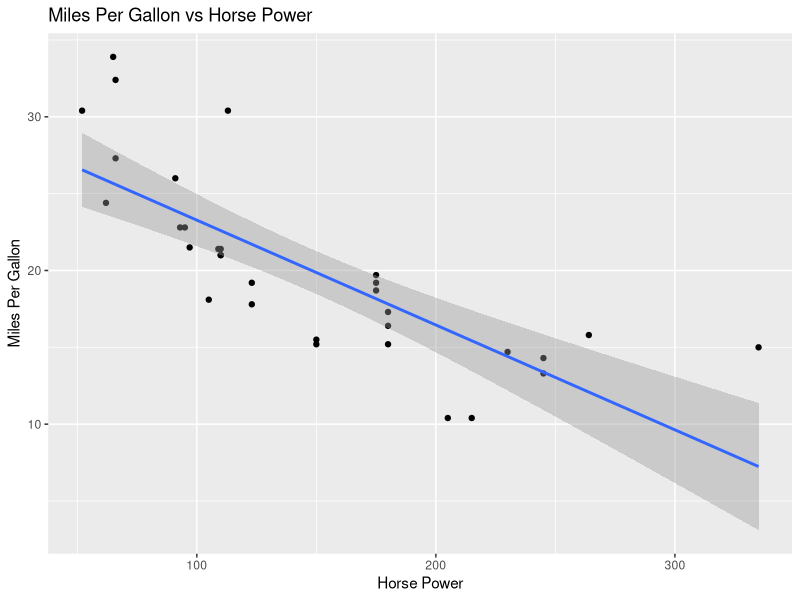
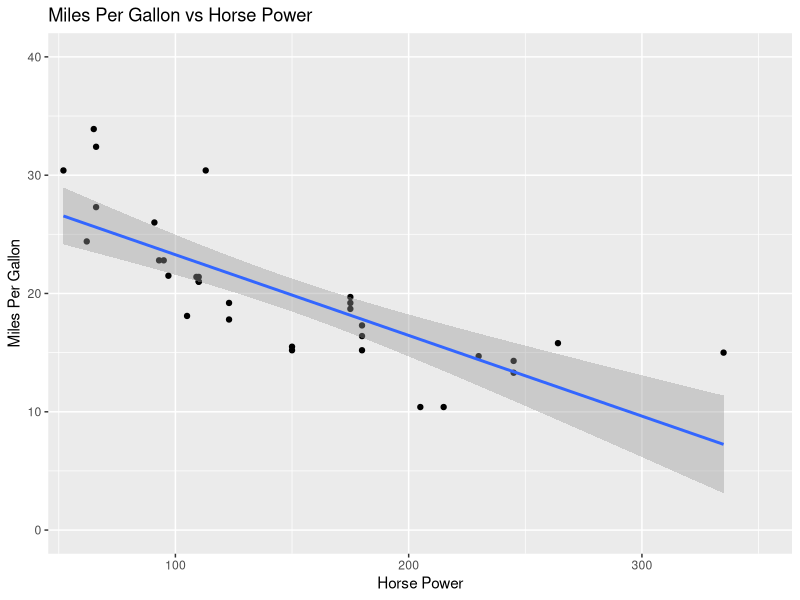
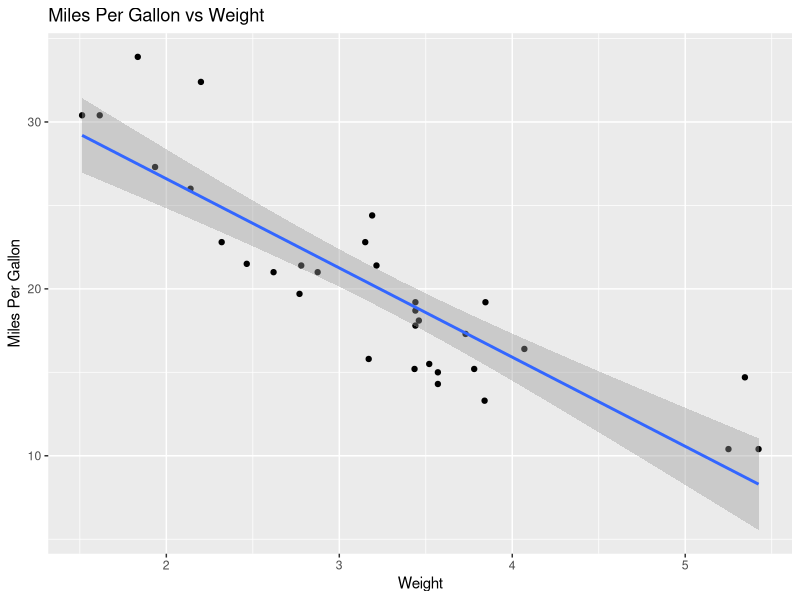
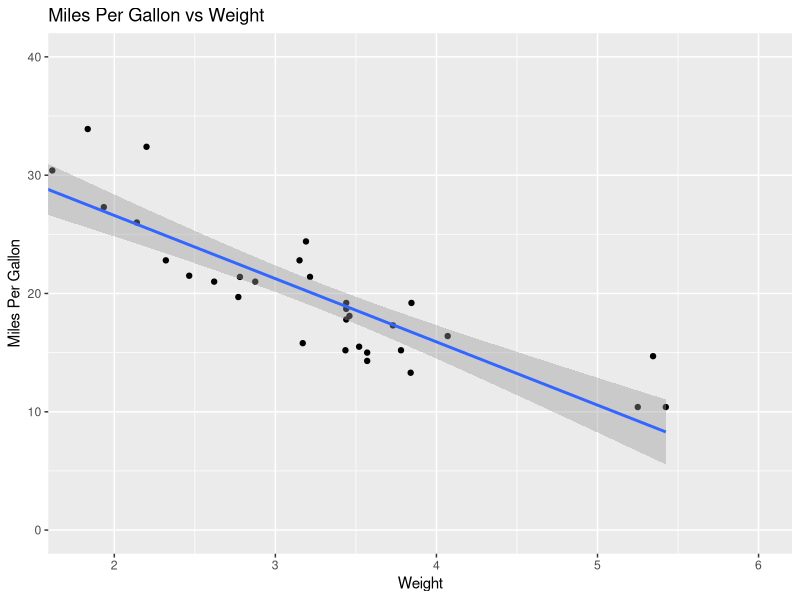
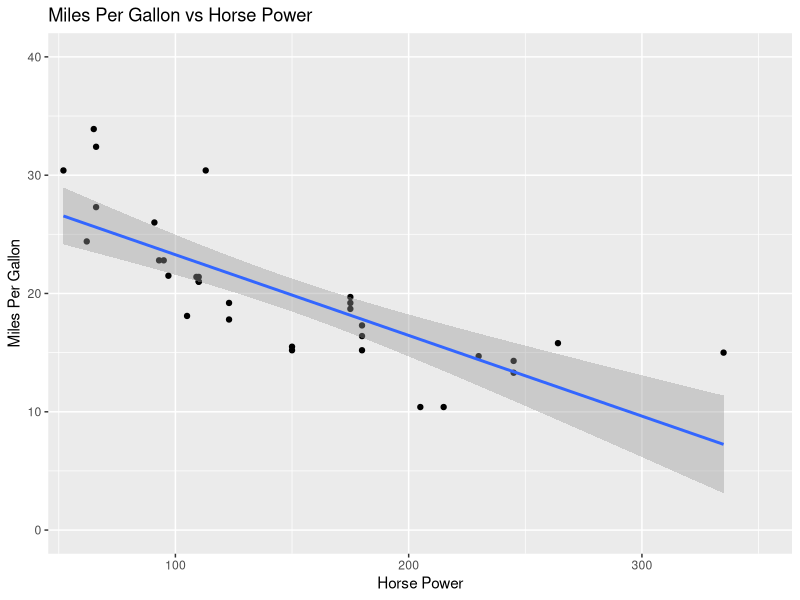
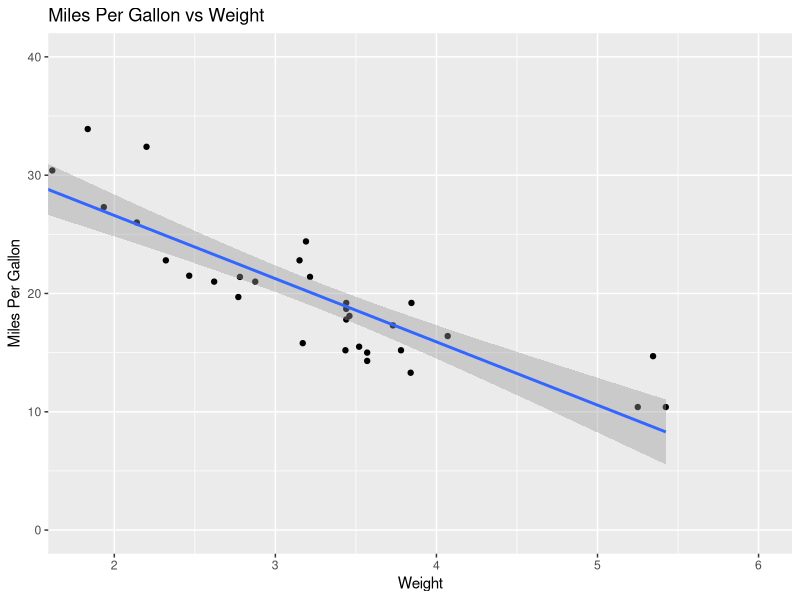

The R script that drew these images, in order: (Note: this script raises an error after producing the figures.)
data(mtcars)
str(mtcars)
?mtcars
library(ggplot2)
library(patchwork)

#Start Here.
data(mtcars)

#Subset automatic cars into autocar.
auto <- mtcars$am == 0
autocar <- mtcars[mtcars$am == 0,]

#Save as a CSV.
write.csv(autocar, "./automatic_mtcars.csv")

#My evil plot
p1 <- ggplot(mtcars, aes(x=hp,y=mpg)) + geom_point() + geom_smooth(method = "lm") +
  labs(title = "Miles Per Gallon vs Horse Power", x = "Horse Power", y = "Miles Per Gallon")
p1
p1 + coord_cartesian(xlim=c(60,350),ylim=c(0,40))

#Saving My Plot
ggsave("./mpg_vs_hp_auto.png", width = 6, height = 4, dpi = 700)

#My second evil plot. wt vs mpg
p2 <- ggplot(mtcars, aes(x=wt,y=mpg)) + geom_point() + geom_smooth(method = "lm") +
  labs(title = "Miles Per Gallon vs Weight", x = "Weight", y = "Miles Per Gallon")
p2
p2 + coord_cartesian(xlim=c(1.8,6),ylim=c(0,40))

#Saving This tiff
ggsave("./mpg_vs_wt_auto.tiff", width = 6, height = 4, dpi = 700)

#Subsetting disp <= 200 into petite
smiley <- mtcars$disp <= 200
petite <- mtcars[smiley == TRUE,]

#Saving petite
write.csv(petite, "./mtcars_max200_displ.csv")

#Find the max for hp mtcars, autocar and petite
mmtcars <- as.character(max(mtcars$hp))
mautocar <- as.character(max(autocar))
mpetite <- as.character(max(petite))

#get it into a .txt
add.strong[1:9] <- paste('The maximum horsepower for all cars in mtcars, automatic ', 
                      'cars in mtcars and mtcars with a displacement equal to ', 
                      'or less than two hundred are: ', mmtcars, 
                     ', ', mautocar, ' and ', mpetite, ' respectively.')

#I realize I did not have to do it like this now, did not when I made it.
line1 = "The maximum horsepower for all cars in mtcars and automatic "
line2 = "cars in mtcars and mtcars with a displacement equal to "
line3 = "or less than two hundred are: "
line4 = mmtcars
line5 = ", "
line6 = mautocar
line7 = " and "
line8 = mpetite
line9 = " respectively."
strong <- paste(line1,line2,line3,line4,line5,line6,line7,line8,line9)

#Saving the data as a sensible .txt file.
write(strong,"./hp_maximums.txt")

#Patchwork Plot
#?`patchwork-package

#First creating the plots
q1 <- ggplot(mtcars, aes(x=cyl,y=mpg, fill = as.factor(cyl))) +
  geom_violin() + labs(color = "Cylinder Count") + labs(fill = "Cylinder Count")

q2 <- ggplot(mtcars, aes(x=hp,y=mpg,color=as.factor(cyl))) + geom_point() + 
  geom_smooth(method = "lm") +
  labs(title = "Miles Per Gallon vs Horse Power", x = "Horse Power", y = "Miles Per Gallon") +
   coord_cartesian(xlim=c(60,350),ylim=c(0,40)) +
  labs(color = "Cylinder Count")

q3 <- ggplot(mtcars, aes(x=wt,y=mpg,color = as.factor(cyl))) + geom_point() + geom_smooth(method = "lm") +
  labs(title = "Miles Per Gallon vs Weight", x = "Weight", y = "Miles Per Gallon") + 
  coord_cartesian(xlim=c(1.8,6),ylim=c(0,40)) + labs(color = "Cylinder Count")
q4 <- q1 + q2 + q3
q4
ggsave("./combined_mtcars_plot.png", width = 15, height = 4, dpi = 800)
#DONE AAAAAA

                    